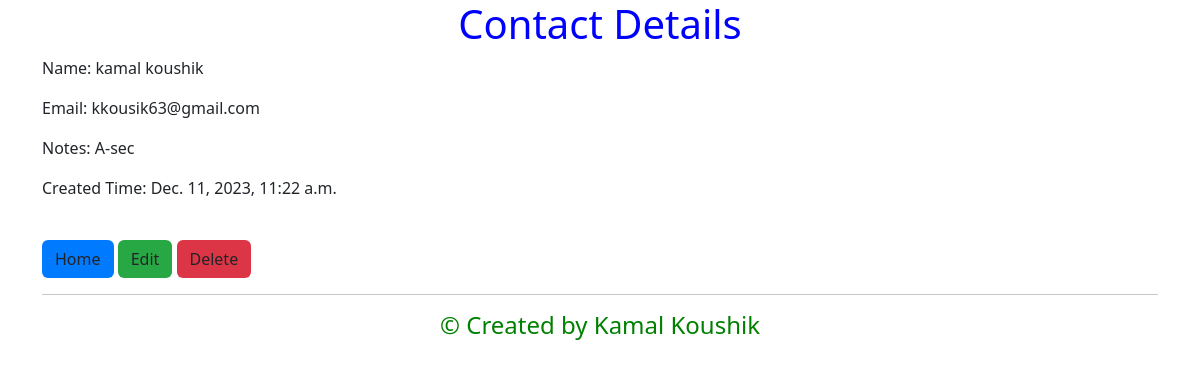
Page /contacts/7/ on the committed database.
### Contacts/models.py (models this page shows)
class Contact(models.Model):
    name = models.CharField(max_length=20, null=False,unique=True)
    email = models.EmailField(unique=True)
    notes = models.TextField(max_length=200, default="")
    created_time = models.DateTimeField(auto_now_add=True, editable=False)

### Contacts/views.py (the view)
# urls.py: path("contacts/<int:pk>/", ContactDetailView.as_view(), name="contact_detail"),
class ContactDetailView(DetailView):
    model = Contact

### Contacts/templates/contacts/contact_detail.html (shortened to what this page needs)
{% extends "base.html" %}
{% block content %}
<div class="centered-text" style="color: blue;">
    <h1>Contact Details</h1>
</div>
<p>Name: {{ contact.name }}</p>
<p>Email: {{ contact.email }}</p>
<p>Notes: {{ contact.notes }}</p>
<p>Created Time: {{ contact.created_time }}</p>
<br>
<a class="btn btn-home" href="{% url 'contact_list' %}" role="button">Home</a>
<a class="btn btn-edit" href="{% url 'contact_update' contact.pk %}" role="button">Edit</a>
<a class="btn btn-delete" href="{% url 'contact_delete' contact.pk %}" role="button">Delete</a>
<hr>
<div class="centered-text" style="color: green;">
    <h4>&copy; Created by Kamal Koushik</h4>
</div>
{% endblock content %}

### templates/base.html (style rules this page uses)
h1 { text-align: center; }
.centered-text { text-align: center; }

### Contacts/templates/contacts/contact_detail.html (style rules this page uses)
.centered-text { text-align: center; }
.btn-home { background-color: #007bff; }
.btn-edit { background-color: #28a745; }
.btn-delete { background-color: #dc3545; }

### rows in the picture
Contact: name "kamal koushik", email "kkousik63@gmail.com", notes "A-sec", created_time "Dec. 11, 2023, 11:22 a.m."
